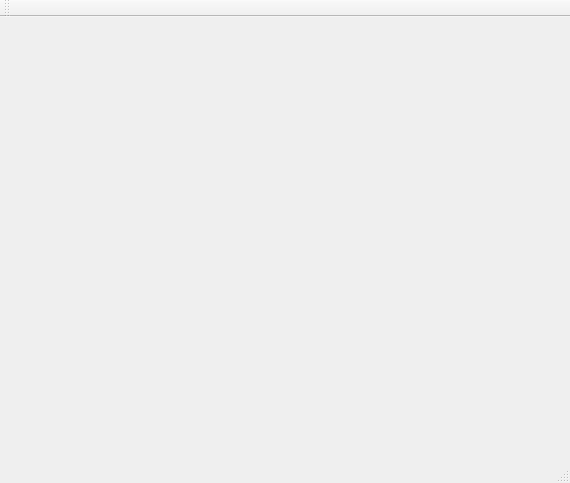
<?xml version="1.0" encoding="UTF-8"?>
<ui version="4.0">
 <class>DrawWindow</class>
 <widget class="QMainWindow" name="DrawWindow">
  <property name="geometry">
   <rect>
    <x>0</x>
    <y>0</y>
    <width>570</width>
    <height>483</height>
   </rect>
  </property>
  <property name="windowTitle">
   <string>DrawWindow</string>
  </property>
  <widget class="QWidget" name="centralWidget"/>
  <widget class="QMenuBar" name="menuBar">
   <property name="geometry">
    <rect>
     <x>0</x>
     <y>0</y>
     <width>570</width>
     <height>28</height>
    </rect>
   </property>
  </widget>
  <widget class="QToolBar" name="mainToolBar">
   <attribute name="toolBarArea">
    <enum>TopToolBarArea</enum>
   </attribute>
   <attribute name="toolBarBreak">
    <bool>true</bool>
   </attribute>
  </widget>
  <widget class="QStatusBar" name="statusBar"/>
 </widget>
 <layoutdefault spacing="6" margin="11"/>
 <resources/>
 <connections/>
</ui>
